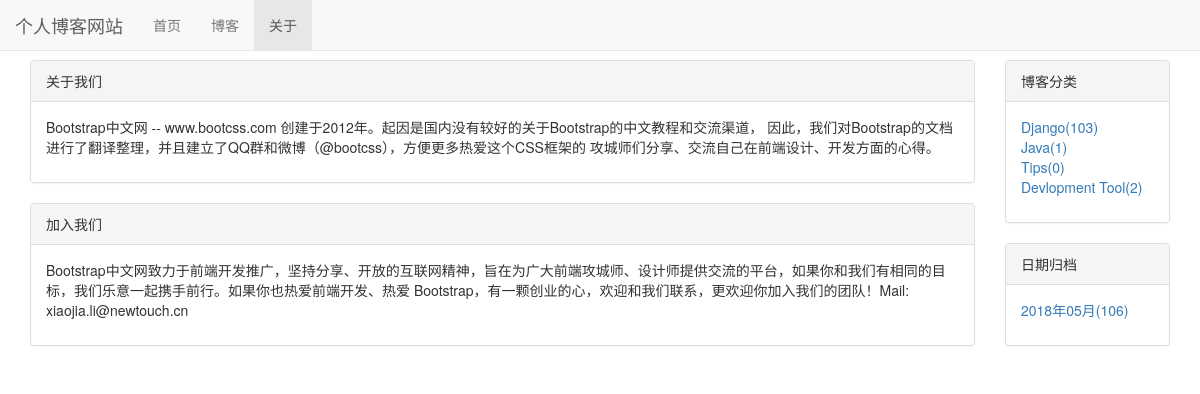
/about/, run on an earlier commit of the app's database.
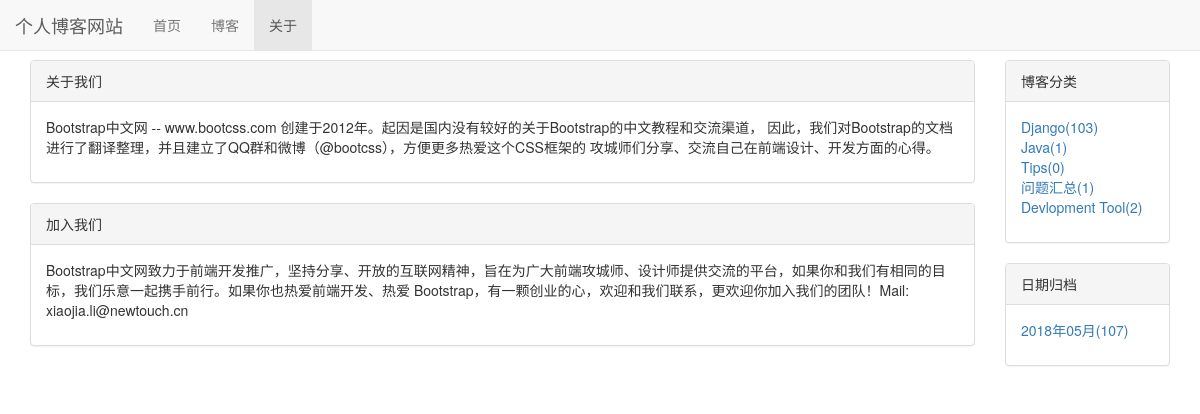
And on a later commit of the database.
### blog/models.py (models this page shows, shortened)
class BlogType(models.Model):
    type_name = models.CharField(max_length=15)
    author = models.ForeignKey(User, on_delete=models.DO_NOTHING)
    created_time = models.DateTimeField(auto_now_add=True)
    last_time = models.DateTimeField(auto_now=True)

### mysite/views.py (the view)
# urls.py: path('about/', views.about, name='about'),
def about(request):
    blog_dates = Blog.objects.dates('created_time', 'month', order='DESC')
    blog_dates_dict = {}
    for blog_date in blog_dates:
        blog_count = Blog.objects.filter(created_time__year=blog_date.year, created_time__month=blog_date.month).count()
        blog_dates_dict[blog_date] = blog_count
    context = {'blog_types': BlogType.objects.annotate(blog_count=Count('blog')),
               'blog_dates': blog_dates_dict}
    return render(request,'about.html', context)

### templates/about.html (shortened to what this page needs)
{% extends 'base.html' %}
{% load staticfiles %}
{% block nav_about_active %}active{% endblock %}
{% block content %}
    <div class="container">
        <div class="row">
            <div class="col-xs-12 col-sm-8 col-md-9 col-lg-10">
                <div class="panel panel-default">
                    <div class="panel-heading">
                        关于我们
                    </div>
                    <div class="panel-body">
                        <p>Bootstrap中文网 -- www.bootcss.com 创建于2012年。起因是国内没有较好的关于Bootstrap的中文教程和交流渠道， 因此，我们对Bootstrap的文档进行了翻译整理，并且建立了QQ群和微博（@bootcss），方便更多热爱这个CSS框架的 攻城师们分享、交流自己在前端设计、开发方面的心得。</p>
                    </div>
                </div>
                <div class="panel panel-default">
                    <div class="panel-heading">
                        加入我们
                    </div>
                    <div class="panel-body">
                        <p>
                            Bootstrap中文网致力于前端开发推广，坚持分享、开放的互联网精神，旨在为广大前端攻城师、设计师提供交流的平台，如果你和我们有相同的目标，我们乐意一起携手前行。如果你也热爱前端开发、热爱 Bootstrap，有一颗创业的心，欢迎和我们联系，更欢迎你加入我们的团队！Mail: xiaojia.li@newtouch.cn
                        </p>
                    </div>
                </div>
            </div>
            <div class="hidden-xs col-sm-4 col-md-3 col-lg-2">
                <div class="panel panel-default">
                    <div class="panel-heading">博客分类</div>
                    <div class="panel-body">
                        <ul class="list-unstyled">
                            {% for blog_type in blog_types %}
                                <li>
                                    <a href="{% url 'blogs_with_type' blog_type.pk %}">
                                        {{ blog_type.type_name }}({{ blog_type.blog_count }})</a>
                                </li>
                            {% empty %}
                                <li>暂无分类</li>
                            {% endfor %}
                        </ul>
                    </div>
                </div>
                <div class="panel panel-default">
                    <div class="panel-heading">日期归档</div>
                    <div class="panel-body">
                        <ul class="list-unstyled">
                            {% for blog_date, blog_count in blog_dates.items %}
                                <li>
                                    <a href="{%  url 'blogs_with_date' blog_date.year blog_date.month %}">
                                        {{ blog_date|date:"Y年m月" }}({{ blog_count }})
                                    </a>
                                </li>
                            {% empty %}
                                <li>暂无归档</li>
                            {% endfor %}
                        </ul>
                    </div>
                </div>
            </div>
        </div>
    </div>
{% endblock %}

What changed in the data, as far as the page shows it:
added BlogType: type_name "问题汇总", blog_count "1"
Also different on the page:
new list line: "2018年05月 ( 107 )"
list line gone: "2018年05月 ( 106 )"
